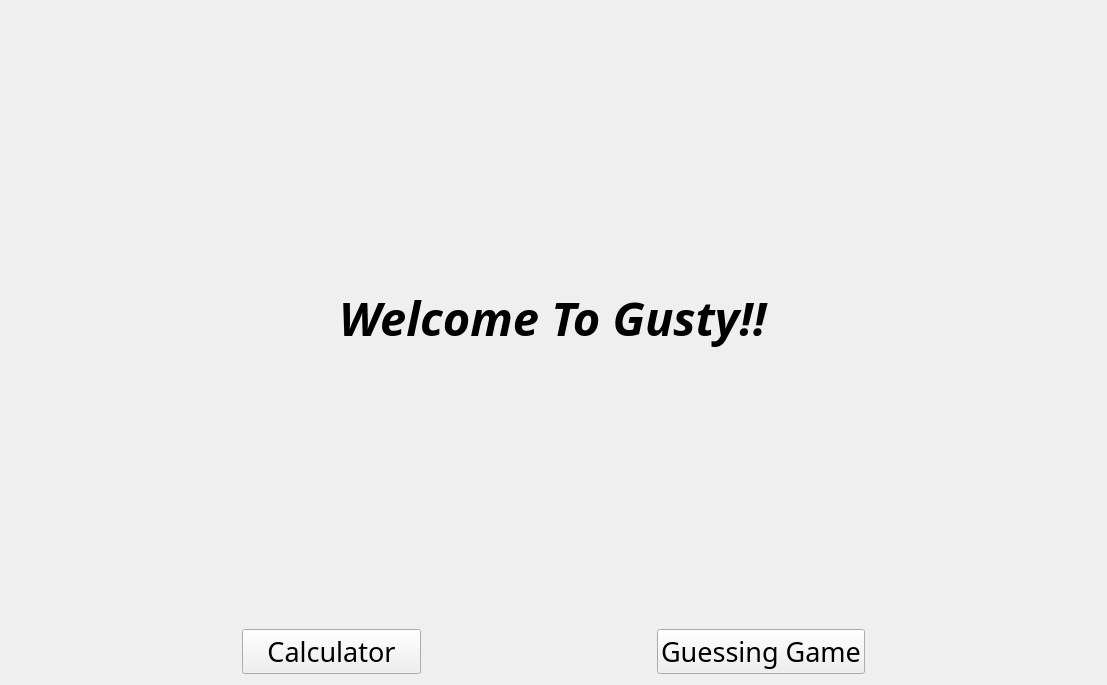
<?xml version="1.0" encoding="UTF-8"?>
<ui version="4.0">
 <class>Widget</class>
 <widget class="QWidget" name="Widget">
  <property name="geometry">
   <rect>
    <x>0</x>
    <y>0</y>
    <width>1107</width>
    <height>685</height>
   </rect>
  </property>
  <property name="windowTitle">
   <string>Widget</string>
  </property>
  <layout class="QVBoxLayout" name="verticalLayout">
   <item>
    <layout class="QHBoxLayout" name="horizontalLayout_2">
     <item>
      <spacer name="horizontalSpacer">
       <property name="orientation">
        <enum>Qt::Horizontal</enum>
       </property>
       <property name="sizeHint" stdset="0">
        <size>
         <width>40</width>
         <height>20</height>
        </size>
       </property>
      </spacer>
     </item>
     <item>
      <widget class="QLabel" name="Heading">
       <property name="font">
        <font>
         <family>Algerian</family>
         <pointsize>35</pointsize>
         <weight>75</weight>
         <italic>true</italic>
         <bold>true</bold>
        </font>
       </property>
       <property name="mouseTracking">
        <bool>false</bool>
       </property>
       <property name="text">
        <string>Welcome To Gusty!!</string>
       </property>
      </widget>
     </item>
     <item>
      <spacer name="horizontalSpacer_2">
       <property name="orientation">
        <enum>Qt::Horizontal</enum>
       </property>
       <property name="sizeHint" stdset="0">
        <size>
         <width>40</width>
         <height>20</height>
        </size>
       </property>
      </spacer>
     </item>
    </layout>
   </item>
   <item>
    <layout class="QHBoxLayout" name="horizontalLayout">
     <item>
      <spacer name="horizontalSpacer_5">
       <property name="orientation">
        <enum>Qt::Horizontal</enum>
       </property>
       <property name="sizeHint" stdset="0">
        <size>
         <width>40</width>
         <height>20</height>
        </size>
       </property>
      </spacer>
     </item>
     <item>
      <widget class="QPushButton" name="Calculator">
       <property name="font">
        <font>
         <family>Algerian</family>
         <pointsize>20</pointsize>
        </font>
       </property>
       <property name="text">
        <string>   Calculator   </string>
       </property>
      </widget>
     </item>
     <item>
      <spacer name="horizontalSpacer_6">
       <property name="orientation">
        <enum>Qt::Horizontal</enum>
       </property>
       <property name="sizeHint" stdset="0">
        <size>
         <width>40</width>
         <height>20</height>
        </size>
       </property>
      </spacer>
     </item>
     <item>
      <widget class="QPushButton" name="GuessingGame">
       <property name="font">
        <font>
         <family>Algerian</family>
         <pointsize>20</pointsize>
        </font>
       </property>
       <property name="text">
        <string>Guessing Game</string>
       </property>
      </widget>
     </item>
     <item>
      <spacer name="horizontalSpacer_7">
       <property name="orientation">
        <enum>Qt::Horizontal</enum>
       </property>
       <property name="sizeHint" stdset="0">
        <size>
         <width>40</width>
         <height>20</height>
        </size>
       </property>
      </spacer>
     </item>
    </layout>
   </item>
  </layout>
 </widget>
 <resources/>
 <connections/>
</ui>
